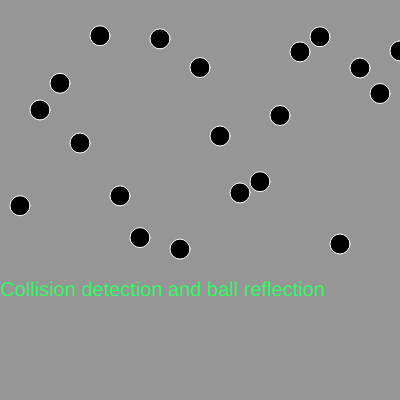
Frame 1 (no input)
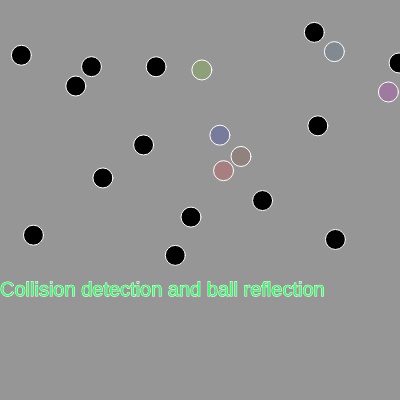
Frame 60 (no input)
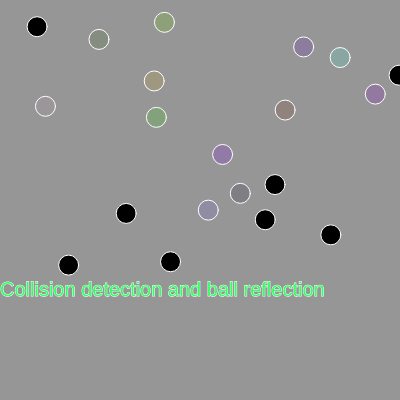
Frame 120 (the mouse pressed at the canvas centre since frame 60)

The p5.js sketch that drew these frames (run headless with seeded random() and noise() and a simulated clock; from frame 60 on, the mouse is pressed at the canvas centre):

// p5.js sketch
// ── sketch.js
var balls = [];

// set up the canvas

  function setup() {
      createCanvas(400, 400);

//set up the for loop

      for (var i = 0; i < 50; i++) {
          balls[i] = new Ball(i*20+20, random(20,280), random(-1, 1), random(-1, 1));
      }
  }


// set up the background color, and the text tooltip on the bottom of the screen
  function draw() {
      background(150, 150, 150);
      fill(50, 255, 100);
      textSize(20);
      text("Collision detection and ball reflection", 0, 280, 400, 300);

// create for loop, to establish ball size.

      for (var i = 0; i < balls.length; i++) {

          balls[i].display();
          balls[i].move();

          if (balls[i].x >= width-10 || balls[i].x <= 10) {
              balls[i].dirX *= -1;
          }

          if (balls[i].y >= height-10 || balls[i].y <= 10) {
              balls[i].dirY *= -1;
          }

          for (var j = 0; j < balls.length; j++) {

            // setup for collision system

              if (j > i && i != j && balls[i].collision(balls[j])) {

                  balls[i].color = color(random(255), random(255), random(255), 50);
                  balls[j].color = color(random(255), random(255), random(255), 50);

                  balls[i].dirX*=-1;
                  balls[i].dirY*=-1;
                  balls[j].dirX*=-1;
                  balls[j].dirY*=-1;
              }
          }
      }
  }

// ball edit and color setup code/functions

  function Ball(x, y,dirX,dirY) {


  this.x = x;
  this.y = y;
  this.radius = 10;
  this.dirX = dirX;
  this.dirY = dirY;

  this.color = color(0);

  this.display = function() {
      strokeWeight(1);
      stroke(255);

      fill(this.color);
      ellipse(this.x, this.y, this.radius * 2, this.radius * 2)
  }

  this.move = function() {
      this.x+=this.dirX;
      this.y+=this.dirY;
  }

  // if/else function.

  this.collision = function(other) {
      d = dist(this.x, this.y, other.x, other.y)
      if (d < this.radius + other.radius) {
          return true;
      } else
          return false;
  }
}
